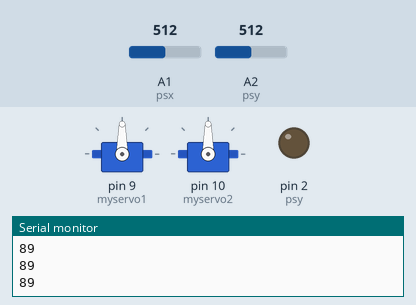
A sketch run on a simulated Arduino Uno, built with avr-gcc and run on an emulated ATmega328P. On the bench: 2 × servo, output pins drawn as LEDs (lit = HIGH), the last lines printed to the serial monitor. The test bench sets the inputs (shaded band); at power-on: A1 (psx) = 512, A2 (psy) = 512.

Above: at 1.2 s.
1.3 s: A1 (psx) set to 716
At 1.7 s:
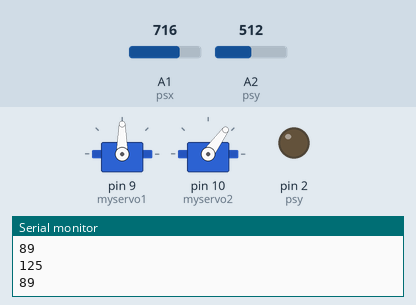
2.8 s: A2 (psy) set to 306
At 4.0 s:
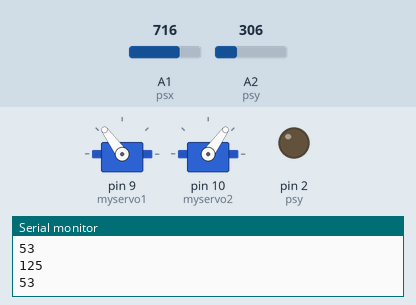
4.3 s: A1 (psx) set to 900
At 5.0 s:
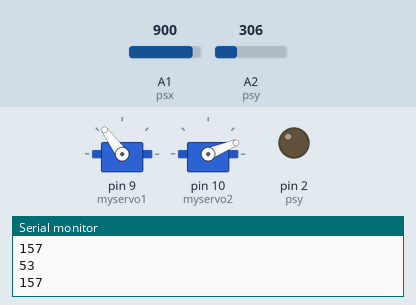
5.8 s: A2 (psy) set to 122
At 6.7 s:
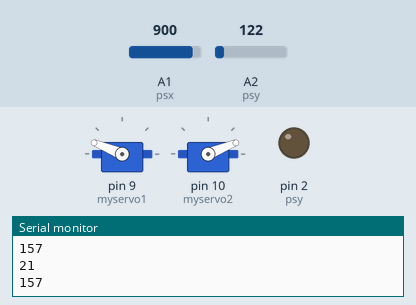
7.3 s: A2 (psy) set to 0
At 7.7 s:
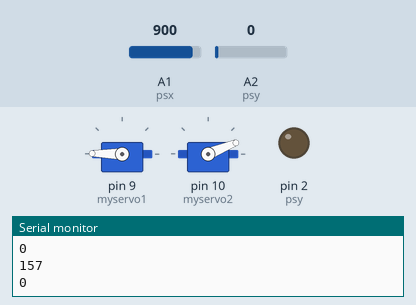
8.8 s: A1 (psx) set to 1023
At 9.9 s:
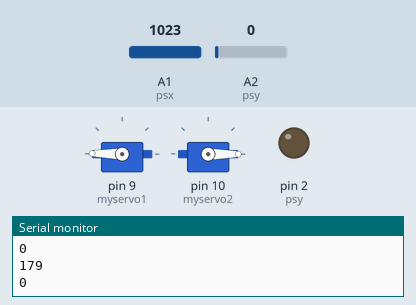
Timing chart, 0 to 11.3 s (numbered marks = the images above; inputs shaded):
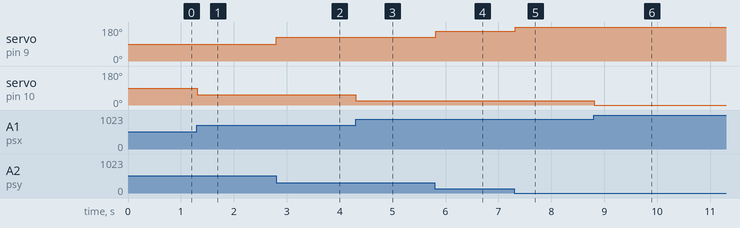

The sketch:

duoji3.ino
```cpp
#include <Servo.h>
Servo myservo1;//创建伺服器对象
Servo myservo2;//创建伺服器对象
int seroverdown = 9; //定义舵机信号线接口
int seroverup = 10; //定义舵机信号线接口
int psx = 1;//定义摇杆信号线接口
int psy = 2;//定义摇杆信号线接口
int valx;//定义变量，从摇杆接口读取值（0-1023，不过一般取不到，大概在90-900多左右）
int valy;//定义变量，从摇杆接口读取值（0-1023，不过一般取不到，大概在90-900多左右）

void setup()
{
  Serial.begin(9600);
  pinMode(psx, OUTPUT);
  pinMode(psy, OUTPUT);
  myservo1.attach(9);
  myservo2.attach(10);
}

void loop()
{
  valx = analogRead(psx);
  valy = analogRead(psy);
  valx = map(valx,0,1023,0,179);
  valy = map(valy,0,1023,0,179);
  Serial.println(valx, DEC);
  Serial.println(valy, DEC);

  myservo2.write(179-valx);
  myservo1.write(179-valy);//根据实际情况，测试摇杆转动方法和舵机方向一致,or myservo.write(val);
  delay(15);
}
```

Measured:
- after the input at 1.3 s, servo on pin 10 (myservo2): 90° → 54° at once
- after the input at 2.8 s, servo on pin 9 (myservo1): 90° → 126° at once
- after the input at 4.3 s, servo on pin 10 (myservo2): 54° → 22° at once
- after the input at 5.8 s, servo on pin 9 (myservo1): 126° → 158° at once
- after the input at 7.3 s, servo on pin 9 (myservo1): 158° → 179° at once
- after the input at 8.8 s, servo on pin 10 (myservo2): 22° → 0° at once
